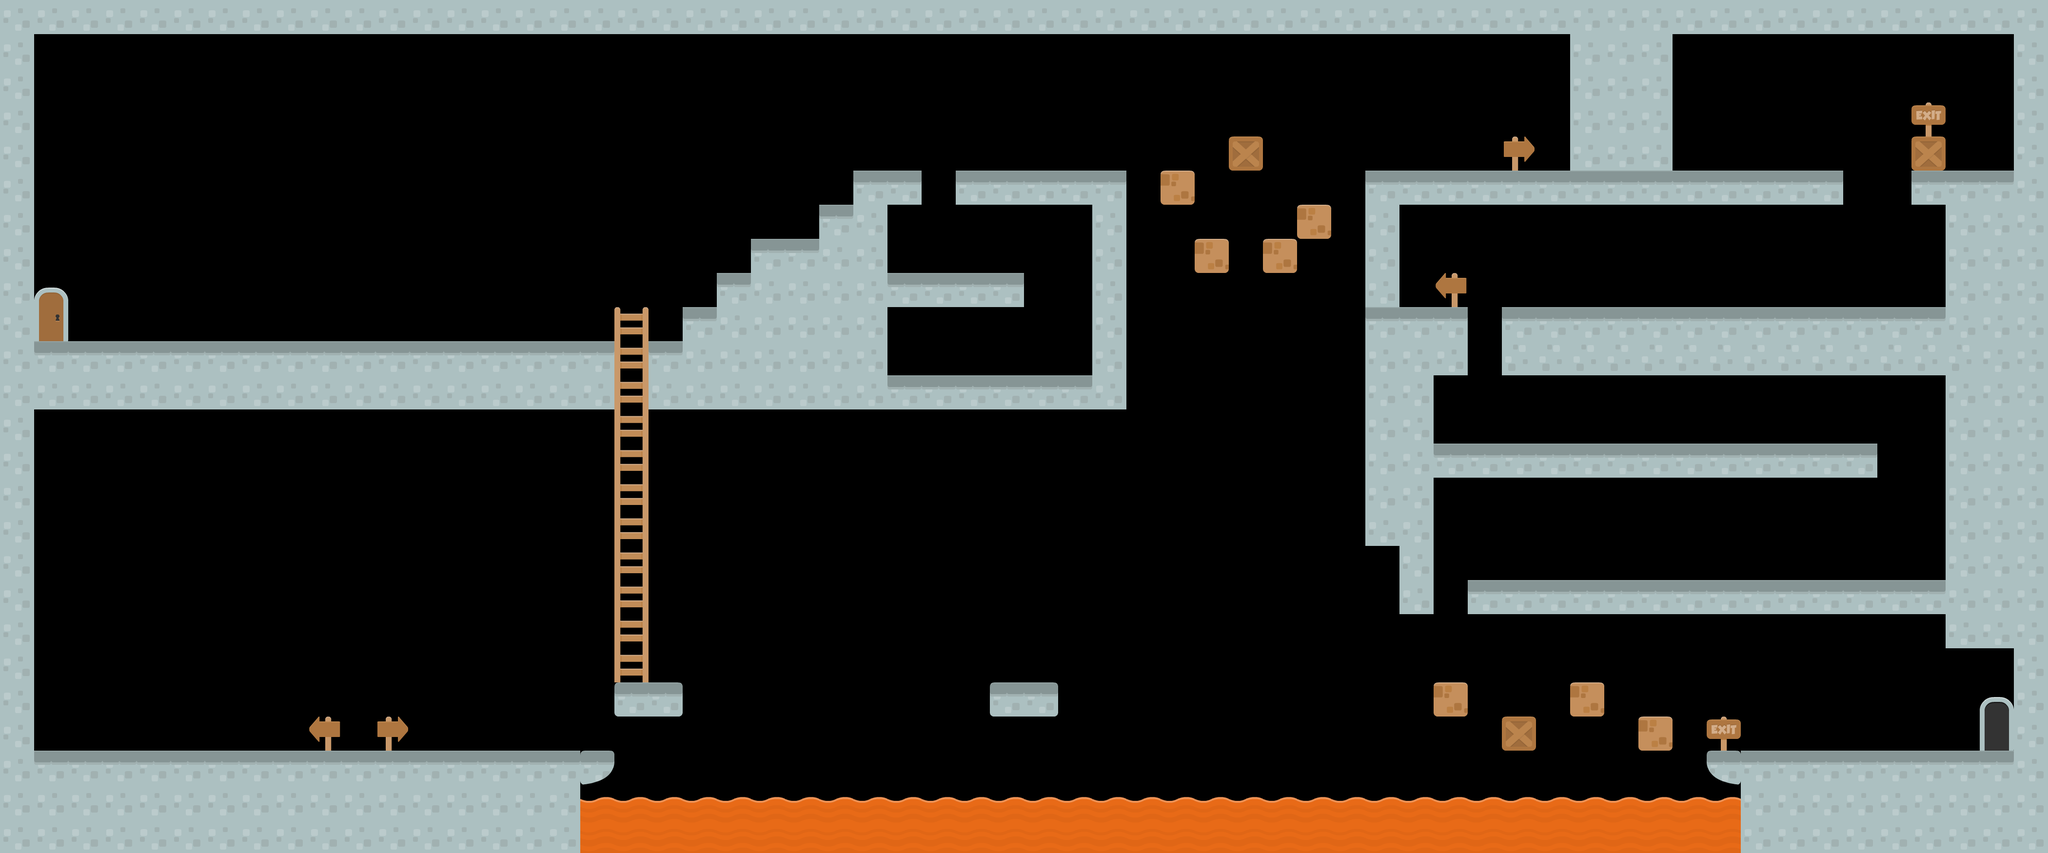

This game map was drawn from its Tiled (.tmx) file and the tilesets committed beside it. A one-line description and the trimmed map source follow:
An orthogonal 60x25 tile map with 70x70 px tiles, 4 tile layers (Extra, FakePlatformers, Platformer, Ladders).

<map version="1.0" orientation="orthogonal" renderorder="right-down" width="60" height="25" tilewidth="70" tileheight="70" nextobjectid="1">
 <tileset firstgid="1" name="tileset" tilewidth="70" tileheight="70" spacing="2" margin="2">
  <image source="tileset.png" width="1024" height="1024" />
 </tileset>
 <layer name="Extra" width="60" height="25">
  <data>[1500 cells, 97 non-empty, 4 distinct tile ids]</data>
 </layer>
 <layer name="FakePlatformers" width="60" height="25">
  <data>[1500 cells, 48 non-empty, 8 distinct tile ids]</data>
 </layer>
 <layer name="Platformer" width="60" height="25">
  <data>[1500 cells, 373 non-empty, 10 distinct tile ids]</data>
 </layer>
 <layer name="Ladders" width="60" height="25">
  <data>[1500 cells, 11 non-empty, 2 distinct tile ids]</data>
 </layer>
</map>
